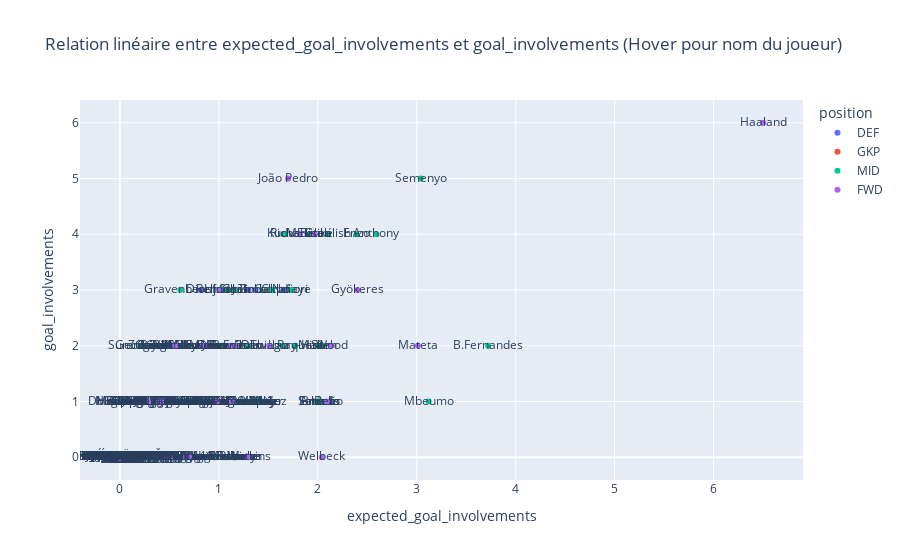

Notebook cell for this chart:
### Code cell
import plotly.express as px

fig = px.scatter(
    df_players,
    x='expected_goal_involvements',
    y='goal_involvements',
    text='web_name',  # Affiche le nom au survol
    color='position', # Optionnel, couleur par poste
    title='Relation linéaire entre expected_goal_involvements et goal_involvements (Hover pour nom du joueur)'
)

fig.update_traces(marker=dict(size=10, opacity=0.7),
                  selector=dict(mode='markers'))
fig.update_layout(hovermode='closest')
fig.show()

### Figure 1 — Plotly figure (JSON) as saved in the notebook; plotly's stock layout.template omitted (floating-point values rounded to 4 significant figures; data arrays with more than 128 entries replaced by an {"elided": "..."} marker saying what was removed)
{"data": [{"hovertemplate": "position=DEF<br>expected_goal_involvements=%{x}<br>goal_involvements=%{y}<br>web_name=%{text}<extra></extra>", "legendgroup": "DEF", "marker": {"color": "#636efa", "symbol": "circle"}, "mode": "markers+text", "name": "DEF", "orientation": "v", "showlegend": true, "text": {"elided": "245 str values"}, "type": "scatter", "x": {"elided": "245 float values"}, "xaxis": "x", "y": {"elided": "245 float values"}, "yaxis": "y"}, {"hovertemplate": "position=GKP<br>expected_goal_involvements=%{x}<br>goal_involvements=%{y}<br>web_name=%{text}<extra></extra>", "legendgroup": "GKP", "marker": {"color": "#EF553B", "symbol": "circle"}, "mode": "markers+text", "name": "GKP", "orientation": "v", "showlegend": true, "text": ["Roefs", "Pope", "Vicario", "Petrović", "Raya", "Pickford", "Henderson", "Dúbravka", "Leno", "A.Becker", "Sánchez", "Perri", "Trafford", "Kelleher", "Martinez", "Sels", "Hermansen", "Bayindir", "Verbruggen", "M.Bizot", "Darlow", "Donnarumma", "José Sá", "Johnstone", "Areola", "Jörgensen", "Arrizabalaga", "Hein", "Setford", "Gauci", "Marschall", "Wright", "Proctor", "Weiss", "Green", "Hladký", "Neto", "Dennis", "McKenna", "Paulsen", "Balcombe", "Cox", "Eyestone", "Valdimarsson", "Steele", "McGill", "Rushworth", "Scherpen", "Penders", "Slonina", "Benitez", "Matthews", "Travers", "Tyrer", "King", "Benda", "Lecomte", "Meslier", "Cairns", "Mamardashvili", "Pécsi", "Woodman", "Ederson M.", "Ortega Moreno", "Bettinelli", "Onana", "Harrison", "Heaton", "Mee", "Lammens", "Gillespie", "Odysseas", "Ramsdale", "C.Miguel", "Turner", "Gunn", "John", "Patterson", "Moore", "Nna Noukeu", "Austin", "Kinsky", "Foderingham", "Hegyi", "Fabianski", "Bentley"], "type": "scatter", "x": [0.0, 0.0, 0.01, 0.0, 0.03, 0.04, 0.03, 0.0, 0.0, 0.01, 0.0, 0.0, 0.0, 0.01, 0.01, 0.0, 0.01, 0.04, 0.01, 0.0, 0.0, 0.0, 0.03, 0.0, 0.0, 0.0, 0.0, 0.0, 0.0, 0.0, 0.0, 0.0, 0.0, 0.0, 0.0, 0.0, 0.0, 0.0, 0.0, 0.0, 0.0, 0.0, 0.0, 0.0, 0.0, 0.0, 0.0, 0.0, 0.0, 0.0, 0.0, 0.0, 0.0, 0.0, 0.0, 0.0, 0.0, 0.0, 0.0, 0.0, 0.0, 0.0, 0.0, 0.0, 0.0, 0.0, 0.0, 0.0, 0.0, 0.0, 0.0, 0.0, 0.0, 0.0, 0.0, 0.0, 0.0, 0.0, 0.0, 0.0, 0.0, 0.0, 0.0, 0.0, 0.0, 0.0], "xaxis": "x", "y": [0.0, 1.0, 0.0, 0.0, 0.0, 0.0, 0.0, 0.0, 0.0, 0.0, 0.0, 0.0, 0.0, 0.0, 0.0, 0.0, 0.0, 0.0, 0.0, 0.0, 0.0, 0.0, 0.0, 0.0, 0.0, 0.0, 0.0, 0.0, 0.0, 0.0, 0.0, 0.0, 0.0, 0.0, 0.0, 0.0, 0.0, 0.0, 0.0, 0.0, 0.0, 0.0, 0.0, 0.0, 0.0, 0.0, 0.0, 0.0, 0.0, 0.0, 0.0, 0.0, 0.0, 0.0, 0.0, 0.0, 0.0, 0.0, 0.0, 0.0, 0.0, 0.0, 0.0, 0.0, 0.0, 0.0, 0.0, 0.0, 0.0, 0.0, 0.0, 0.0, 0.0, 0.0, 0.0, 0.0, 0.0, 0.0, 0.0, 0.0, 0.0, 0.0, 0.0, 0.0, 0.0, 0.0], "yaxis": "y"}, {"hovertemplate": "position=MID<br>expected_goal_involvements=%{x}<br>goal_involvements=%{y}<br>web_name=%{text}<extra></extra>", "legendgroup": "MID", "marker": {"color": "#00cc96", "symbol": "circle"}, "mode": "markers+text", "name": "MID", "orientation": "v", "showlegend": true, "text": {"elided": "328 str values"}, "type": "scatter", "x": {"elided": "328 float values"}, "xaxis": "x", "y": {"elided": "328 float values"}, "yaxis": "y"}, {"hovertemplate": "position=FWD<br>expected_goal_involvements=%{x}<br>goal_involvements=%{y}<br>web_name=%{text}<extra></extra>", "legendgroup": "FWD", "marker": {"color": "#ab63fa", "symbol": "circle"}, "mode": "markers+text", "name": "FWD", "orientation": "v", "showlegend": true, "text": ["Isidor", "João Pedro", "Richarlison", "Ekitiké", "Foster", "Haaland", "Bowen", "Thiago", "Muniz", "Wood", "Evanilson", "Calvert-Lewin", "Gyökeres", "Mayenda", "Beto", "Mateta", "Nmecha", "Wilson", "Osula", "Woltemade", "Watkins", "Füllkrug", "Barry", "Welbeck", "Raúl", "Šeško", "Strand Larsen", "Tolu", "Igor Jesus", "Kalimuendo", "Kroupi.Jr", "Delap", "Piroe", "Flemming", "Marc Guiu", "Zirkzee", "Solanke", "Kalajdžić", "Édouard", "Nketiah", "Broja", "Tzimas", "Uche", "Brobbey", "Havertz", "Isak", "G.Jesus", "Redmond", "Amdouni", "Barnes", "Obafemi", "Enes Ünal", "Adu-Adjei", "Morgan", "Ferguson", "Kostoulas", "N.Jackson", "Marsh", "Y.Chermiti", "Sherif", "Kusi-Asare", "Bamford", "Mateo Joseph", "Gray", "Darwin", "Danns", "Højlund", "Obi", "Wheatley", "Wissa", "Neave", "Awoniyi", "Abdullahi", "Luís Hemir", "Rusyn", "Lankshear", "Scarlett", "Kolo Muani", "Marshall", "Fábio Silva", "Chiwome", "Fraser"], "type": "scatter", "x": [1.01, 1.7, 1.82, 1.97, 0.83, 6.5, 1.12, 1.51, 0.87, 2.14, 1.17, 0.56, 2.4, 0.39, 2.09, 3.01, 0.98, 1.13, 0.42, 0.3, 1.3, 0.42, 0.48, 2.04, 0.4, 0.52, 0.66, 0.25, 0.14, 0.37, 0.0, 0.26, 0.32, 0.11, 0.03, 0.7, 0.2, 0.01, 0.0, 0.04, 0.0, 0.0, 0.01, 0.0, 0.01, 0.01, 0.0, 0.0, 0.0, 0.0, 0.0, 0.0, 0.0, 0.0, 0.0, 0.0, 0.0, 0.0, 0.0, 0.0, 0.0, 0.0, 0.0, 0.0, 0.0, 0.0, 0.0, 0.0, 0.0, 0.0, 0.0, 0.0, 0.0, 0.0, 0.0, 0.0, 0.0, 0.0, 0.0, 0.0, 0.0, 0.0], "xaxis": "x", "y": [3.0, 5.0, 4.0, 4.0, 2.0, 6.0, 2.0, 2.0, 2.0, 2.0, 2.0, 2.0, 3.0, 1.0, 1.0, 2.0, 1.0, 1.0, 1.0, 1.0, 0.0, 0.0, 0.0, 0.0, 0.0, 0.0, 0.0, 0.0, 0.0, 0.0, 0.0, 0.0, 0.0, 0.0, 0.0, 0.0, 0.0, 0.0, 0.0, 0.0, 0.0, 0.0, 0.0, 0.0, 0.0, 0.0, 0.0, 0.0, 0.0, 0.0, 0.0, 0.0, 0.0, 0.0, 0.0, 0.0, 0.0, 0.0, 0.0, 0.0, 0.0, 0.0, 0.0, 0.0, 0.0, 0.0, 0.0, 0.0, 0.0, 0.0, 0.0, 0.0, 0.0, 0.0, 0.0, 0.0, 0.0, 0.0, 0.0, 0.0, 0.0, 0.0], "yaxis": "y"}], "layout": {"hovermode": "closest", "legend": {"title": {"text": "position"}, "tracegroupgap": 0}, "title": {"text": "Relation linéaire entre expected_goal_involvements et goal_involvements (Hover pour nom du joueur)"}, "xaxis": {"anchor": "y", "domain": [0, 1], "title": {"text": "expected_goal_involvements"}}, "yaxis": {"anchor": "x", "domain": [0, 1], "title": {"text": "goal_involvements"}}}}
